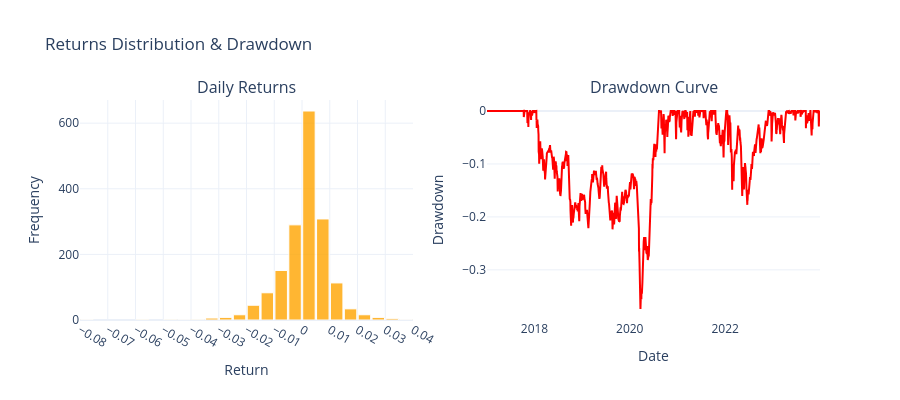

Here is the notebook cell this chart was saved with:
### Code cell
from plotly.subplots import make_subplots
import plotly.graph_objects as go

returns = eq_curve.pct_change().fillna(0)
cum_max = eq_curve.cummax()
drawdown = (eq_curve - cum_max) / cum_max
mean_ret = returns.mean()
median_ret = returns.median()

fig = make_subplots(rows=1, cols=2, subplot_titles=('Daily Returns', 'Drawdown Curve'))
fig.add_trace(
    go.Histogram(
        x=returns,
        nbinsx=50,
        marker_color='orange',
        marker_line_color='white',
        marker_line_width=1,
        opacity=0.8,
        name='Returns'
    ),
    row=1, col=1
)
fig.add_trace(
    go.Scatter(
        x=drawdown.index,
        y=drawdown.values,
        mode='lines',
        line=dict(color='red', width=2),
        name='Drawdown'
    ),
    row=1, col=2
)
fig.update_xaxes(
    title_text='Return',
    row=1, col=1,
    nticks=20,
    showgrid=True
)
fig.update_yaxes(
    title_text='Frequency',
    row=1, col=1,
    showgrid=True
)
fig.update_xaxes(
    title_text='Date',
    row=1, col=2,
    showgrid=False
)
fig.update_yaxes(
    title_text='Drawdown',
    row=1, col=2,
    showgrid=True
)
fig.update_layout(
    title_text='Returns Distribution & Drawdown',
    bargap=0.1,               
    template='plotly_white',
    showlegend=False,
    width=900,
    height=400
)

fig.show()

### Figure 1 — Plotly figure (JSON) as saved in the notebook; plotly's stock layout.template omitted (floating-point values rounded to 4 significant figures; data arrays with more than 128 entries replaced by an {"elided": "..."} marker saying what was removed)
{"data": [{"marker": {"color": "orange", "line": {"color": "white", "width": 1}}, "name": "Returns", "nbinsx": 50, "opacity": 0.8, "type": "histogram", "x": {"elided": "1729 float values"}, "xaxis": "x", "yaxis": "y"}, {"line": {"color": "red", "width": 2}, "mode": "lines", "name": "Drawdown", "type": "scatter", "x": {"elided": "1729 str values"}, "xaxis": "x2", "y": {"elided": "1729 float values"}, "yaxis": "y2"}], "layout": {"annotations": [{"font": {"size": 16}, "showarrow": false, "text": "Daily Returns", "x": 0.225, "xanchor": "center", "xref": "paper", "y": 1, "yanchor": "bottom", "yref": "paper"}, {"font": {"size": 16}, "showarrow": false, "text": "Drawdown Curve", "x": 0.775, "xanchor": "center", "xref": "paper", "y": 1, "yanchor": "bottom", "yref": "paper"}], "bargap": 0.1, "height": 400, "showlegend": false, "title": {"text": "Returns Distribution & Drawdown"}, "width": 900, "xaxis": {"anchor": "y", "domain": [0, 0.45], "nticks": 20, "showgrid": true, "title": {"text": "Return"}}, "xaxis2": {"anchor": "y2", "domain": [0.55, 1], "showgrid": false, "title": {"text": "Date"}}, "yaxis": {"anchor": "x", "domain": [0, 1], "showgrid": true, "title": {"text": "Frequency"}}, "yaxis2": {"anchor": "x2", "domain": [0, 1], "showgrid": true, "title": {"text": "Drawdown"}}}}
